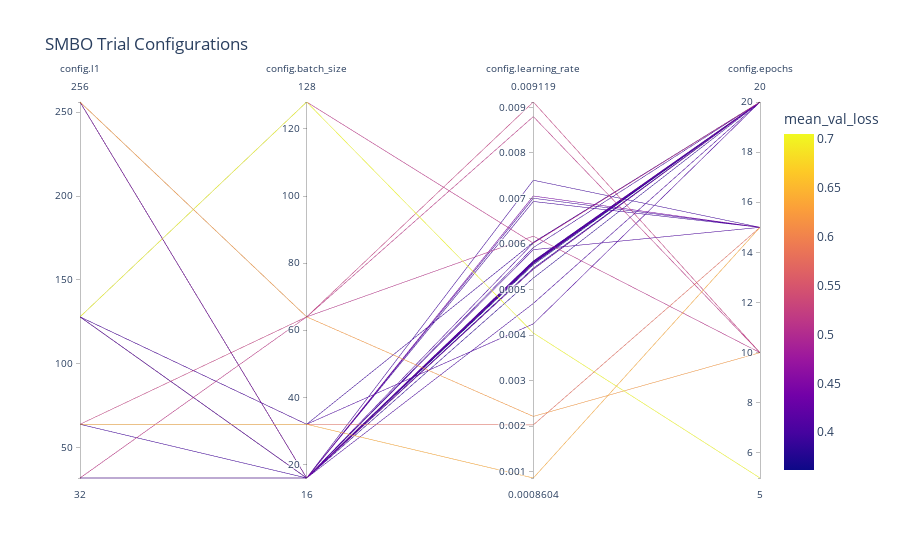

The code cell stored with this chart in its notebook:
### Markdown cell above
**🧪Tested Configurations Overview**
- interdependencies less visible due to focus on fiding improved configurations

### Code cell
fig = px.parallel_coordinates(df_flat_e8, color="mean_val_loss",
                              title='SMBO Trial Configurations',
                              dimensions=['config.l1', 'config.batch_size', 'config.learning_rate',
                                          'config.epochs'], width=900)
fig.show()
